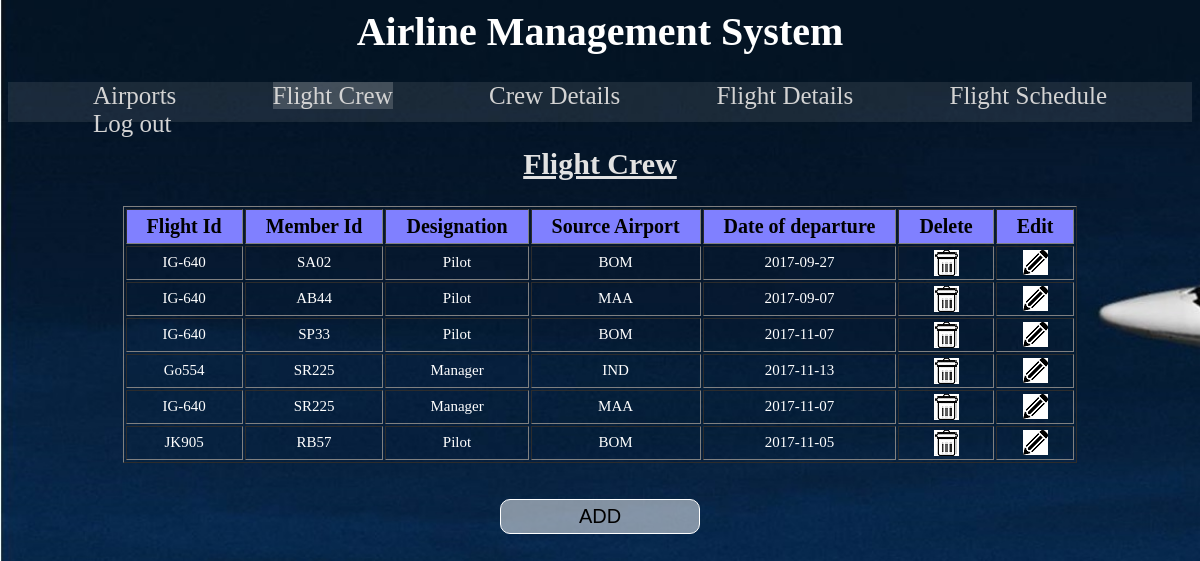
Screenshot of /AirportManagementSystem/flight_crew.php with the database file from the repository.
### tables this page shows
CREATE TABLE IF NOT EXISTS `flight_crew` (
  `flight_id` varchar(10) NOT NULL DEFAULT '',
  `member_id` varchar(15) NOT NULL DEFAULT '',
  `dep_airport_id` varchar(10) NOT NULL DEFAULT '',
  `departure_date` date DEFAULT NULL,
  PRIMARY KEY (`flight_id`,`member_id`,`dep_airport_id`)
);

CREATE TABLE IF NOT EXISTS `crew_master` (
  `member_id` varchar(15) NOT NULL,
  `member_name` varchar(30) DEFAULT NULL,
  `designation` varchar(30) DEFAULT NULL,
  `mobile` bigint(11) NOT NULL,
  `email` varchar(40) NOT NULL,
  PRIMARY KEY (`member_id`)
);

### AirportManagementSystem/flight_crew.php (the view, shortened to what this page needs)
<html>
<head>
<link href="css.css" rel="stylesheet">
<link href="css2.css" rel="stylesheet">
</head>
<body>
<h1>Airline Management System</h1>
<div id=navlist><ul>
<li><a href="airport.php">Airports</a></li>
<li id=active><a href="flight_crew.php">Flight Crew</a></li>
<li><a href="crew_master.php">Crew Details</a></li>
<li><a href="flight_master.php">Flight Details</a></li>
<li><a href="flight_schedule.php">Flight Schedule</a></li>
<li><a href="index.php">Log out</a></li>
</ul></div>
<h2>Flight Crew</h2>
<table align="center">
<div id="t1">
<?php
$query="select * from flight_crew";
$data=mysql_query($query);
echo "
<table border = 1 align=Center>
<tr>
<th>Flight Id</th>
<th>Member Id</th>
<th>Designation</th>
<th>Source Airport</th>
<th>Date of departure</th>
<th>Delete</th>
<th>Edit</th>
</tr>";
while($record=mysql_fetch_array($data)){
	echo "<tr>";
	echo "<td>".$record["flight_id"];
	echo "<td>".$record["member_id"];
	$query1="select designation from crew_master where member_id=\"".$record["member_id"]."\"";
	$data1=mysql_query($query1);
	$record1=mysql_fetch_array($data1);
	echo "<td>".$record1["designation"];
	echo "<td>".$record["dep_airport_id"];
	echo "<td>".$record["departure_date"];
	echo "<td><a onClick=\"javascript: return confirm('Are you sure to delete this entry ?');\" href='flight_crew_delete.php?member_id=".urlencode($record["member_id"])."&flight_id=".urlencode($record["flight_id"])."&dep_airport_id=".urlencode($record["dep_airport_id"])."'> <img src=\"delete_icon.jpg\"> </a></td>";
	echo "<td><a onClick=\"javascript: return confirm('Are you sure to edit this entry ?');\" href='flight_crew_edit.php?member_id=".urlencode($record["member_id"])."&flight_id=".urlencode($record["flight_id"])."&dep_airport_id=".urlencode($record["dep_airport_id"])."&dep_date=".urlencode($record["departure_date"])."'> <img src=\"edit_icon.png\"> </a></td>";
	echo "</tr>";
}
echo "</table><br/><br/>";
?>
</div>
</table>
<center><a href="flight_crewi.php"><button style="padding: 5px">ADD</button><br><br></center>
</td></tr></table></body></html>

### AirportManagementSystem/css.css (style rules this page uses)
body { background-size:cover; background-image: url("bg.jpg"); color: rgba(225, 225, 225, 0); }
#navlist { font-size: 25; height: 40px; width: 100%; background: rgba(225, 225, 225, 0.1); }
#navlist ul li { list-style: none; display: inline; height: 40px; margin: 45px; padding: 0; overflow: hidden; }
#navlist a { color: rgb(211, 211, 211); text-decoration: none; }
h1 { color: white; text-align: center; font-size: 40; font-family: Georgia, serif; }
th { text-align:center; background-color: rgb(128, 128, 255); color:black; font-family: arial-black; font-size:20px; padding-left: 20px; padding-right: 20px; padding-top: 5px; padding-bottom: 5px; }
td { text-align:center; color:white; font-size:15px; padding-left: 20px; padding-right: 20px; padding-top: 3px; padding-bottom: 3px; }
h2, h3, p, legend { text-align:center; color:rgb(226, 226, 226); font-size: 30px; text-decoration: underline; }
input[type=submit],#backbutton,button { border: 1px solid white; outline:0; width: 200px; padding:2%; background: rgba(255,255,255,0.5); font-size: 20px; border-radius: 10px; }
#active { background: rgba(225, 225, 225, 0.2); padding-bottom: 10px; height: 40px; }

### AirportManagementSystem/css2.css (style rules this page uses)
#navlist ul li { list-style: none; display: inline; height: 40px; margin: 45px; overflow: hidden; }

### rows the page displays
flight_crew: flight "IG-640", member "SA02", member.designation "Pilot", dep_airport "BOM", departure_date "2017-09-27"
flight_crew: flight "IG-640", member "AB44", member.designation "Pilot", dep_airport "MAA", departure_date "2017-09-07"
flight_crew: flight "IG-640", member "SP33", member.designation "Pilot", dep_airport "BOM", departure_date "2017-11-07"
flight_crew: flight "Go554", member "SR225", member.designation "Manager", dep_airport "IND", departure_date "2017-11-13"
flight_crew: flight "IG-640", member "SR225", member.designation "Manager", dep_airport "MAA", departure_date "2017-11-07"
flight_crew: flight "JK905", member "RB57", member.designation "Pilot", dep_airport "BOM", departure_date "2017-11-05"
